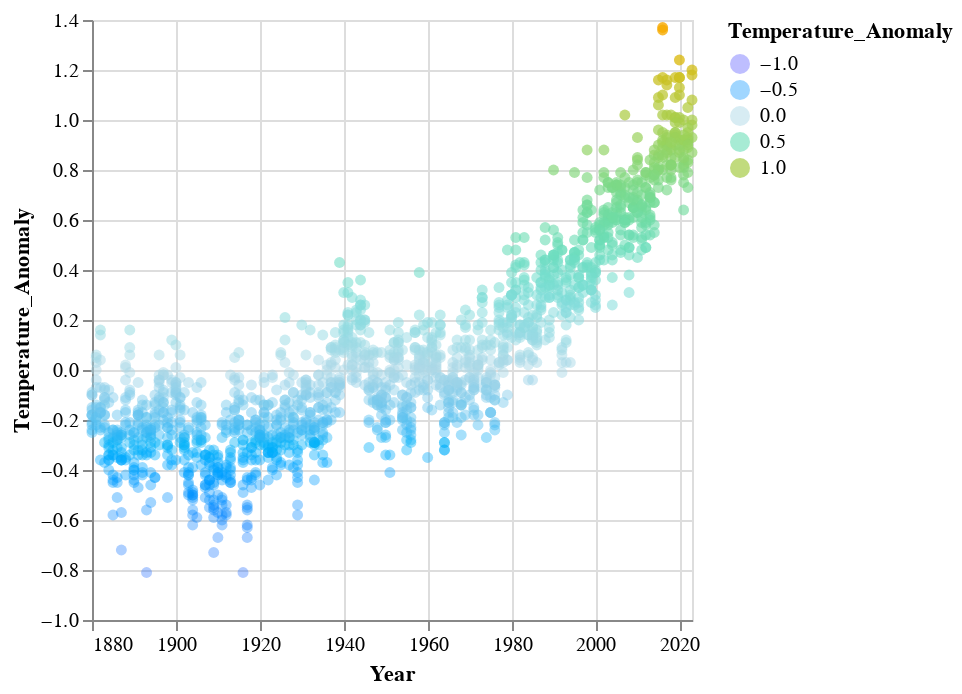

The notebook cell saved with this chart:
### Code cell
color_domain = [-1, 0, 1.4]
color_range = ["blue", "lightblue", "orange"]

alt.Chart(df).mark_point(filled=True).encode(
    x = alt.X("Year:T"),
    y = alt.Y("Temperature_Anomaly:Q"),
    color = alt.Color("Temperature_Anomaly:Q", scale = alt.Scale(domain=color_domain, range=color_range)),
    opacity = alt.Opacity("Temperature_Anomaly:Q")
)

### Figure 1 — Vega-Lite specification as saved in the notebook (floating-point values rounded to 4 significant figures; data arrays with more than 128 entries replaced by an {"elided": "..."} marker saying what was removed)
{"config": {"view": {"continuousWidth": 300, "continuousHeight": 300}}, "data": {"name": "data-8307d72c2e1ab2354f602befebee8ff5"}, "mark": {"type": "point", "filled": true}, "encoding": {"color": {"field": "Temperature_Anomaly", "scale": {"domain": [-1, 0, 1.4], "range": ["blue", "lightblue", "orange"]}, "type": "quantitative"}, "opacity": {"field": "Temperature_Anomaly", "type": "quantitative"}, "x": {"field": "Year", "type": "temporal"}, "y": {"field": "Temperature_Anomaly", "type": "quantitative"}}, "$schema": "https://vega.github.io/schema/vega-lite/v5.20.1.json", "datasets": {"data-8307d72c2e1ab2354f602befebee8ff5": {"elided": "1723 records"}}}
